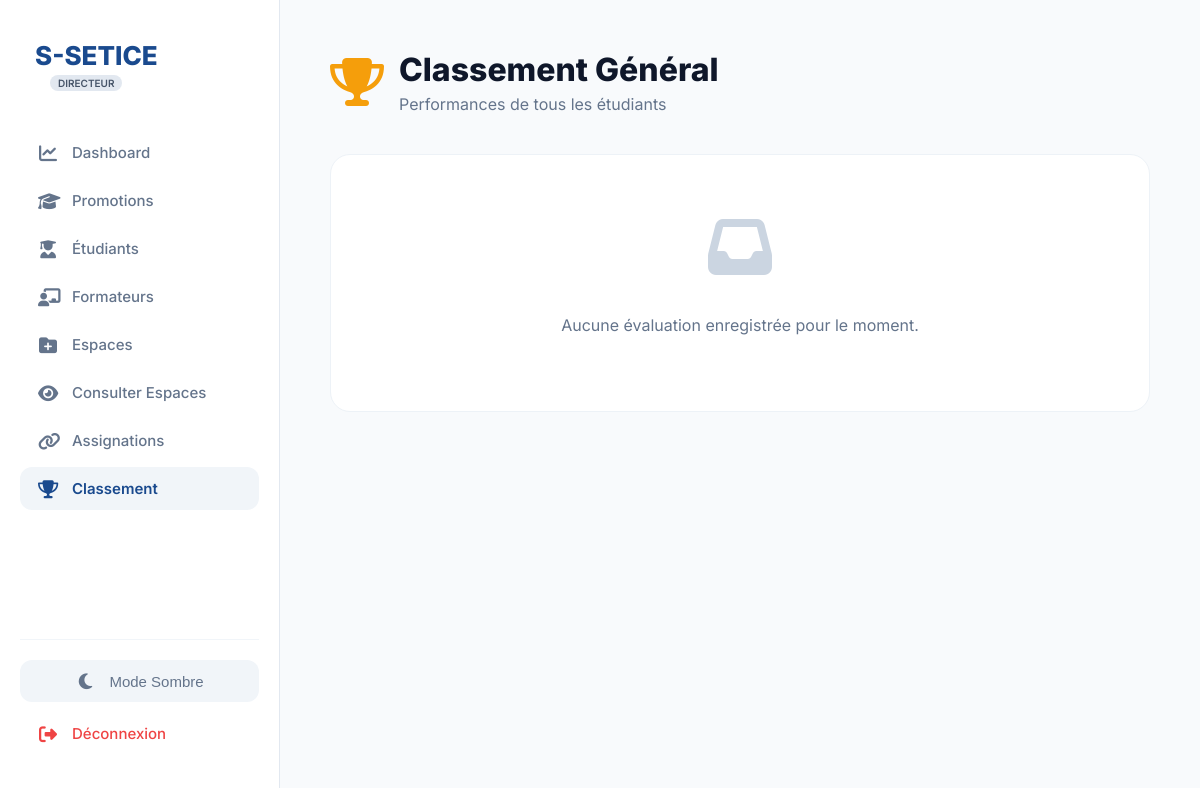
Before: /views/classement_general.php (signed in) with the older database file.
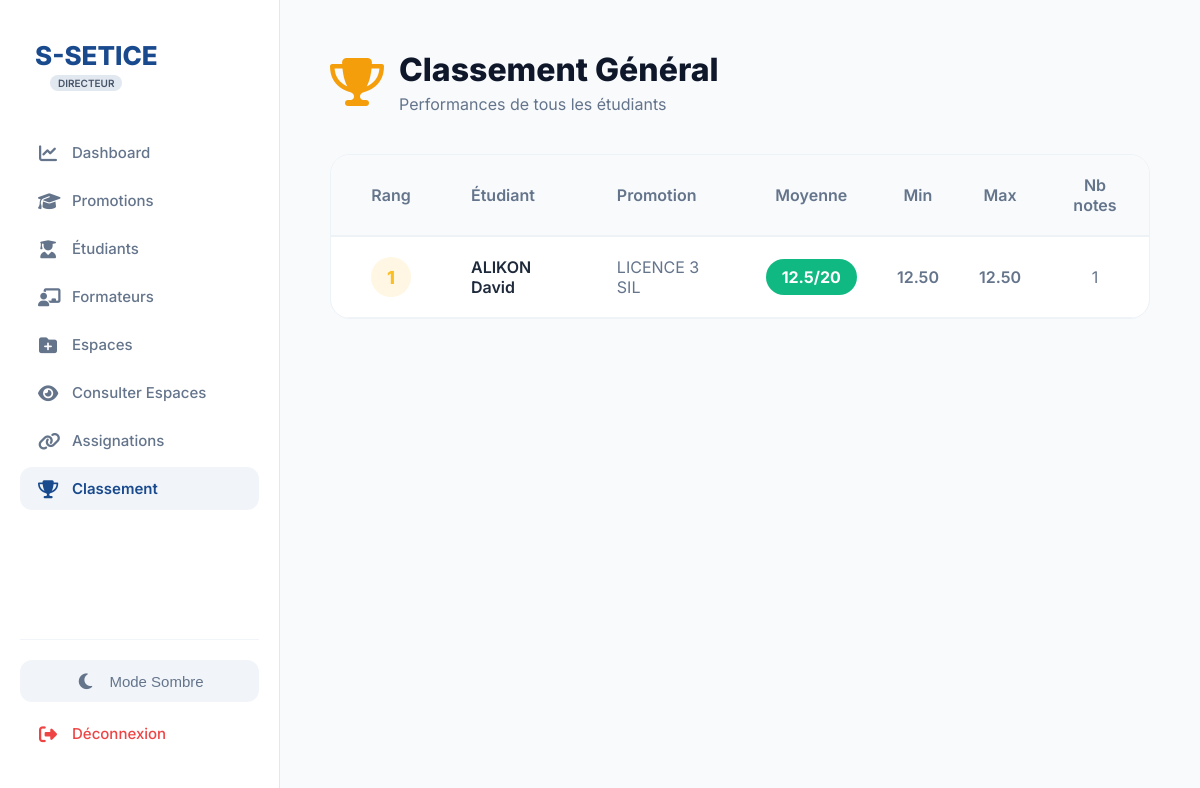
After: the same page with the newer database file.
### tables this page shows
CREATE TABLE IF NOT EXISTS `etudiants` (
  `id` int NOT NULL AUTO_INCREMENT,
  `nom` varchar(100) DEFAULT NULL,
  `prenom` varchar(100) DEFAULT NULL,
  `email` varchar(150) DEFAULT NULL,
  `id_promotion` int DEFAULT NULL,
  `id_utilisateur` int DEFAULT NULL,
  PRIMARY KEY (`id`),
  UNIQUE KEY `email` (`email`),
  KEY `id_promotion` (`id_promotion`),
  KEY `fk_user_student` (`id_utilisateur`)
);

CREATE TABLE IF NOT EXISTS `promotions` (
  `id` int NOT NULL AUTO_INCREMENT,
  `nom` varchar(100) DEFAULT NULL,
  `annee` varchar(10) DEFAULT NULL,
  PRIMARY KEY (`id`)
);

### views/classement_general.php (the view, shortened to what the changed rows need)
<?php
require_once('../config/db.php');
$stmt = $pdo->query("
    SELECT
        e.id,
        e.nom,
        e.prenom,
        p.nom as promo_nom,
        AVG(ev.note) as moyenne_generale,
        COUNT(DISTINCT ev.id) as nb_evaluations,
        MIN(ev.note) as note_min,
        MAX(ev.note) as note_max
    FROM etudiants e
    JOIN promotions p ON e.id_promotion = p.id
    LEFT JOIN assignations_travaux at ON e.id = at.id_etudiant
    LEFT JOIN rendus_travaux rt ON at.id = rt.id_assignation
    LEFT JOIN evaluations ev ON rt.id = ev.id_rendu
    GROUP BY e.id
    HAVING nb_evaluations > 0
    ORDER BY moyenne_generale DESC
");
$classement = $stmt->fetchAll();
?>
<!DOCTYPE html>
<html lang="fr">
<head>
    <link rel="stylesheet" href="https://cdnjs.cloudflare.com/ajax/libs/font-awesome/6.4.0/css/all.min.css">
</head>
<body style="margin:0; font-family:'Inter', sans-serif; background:#f8fafc;">
    <?php include('../includes/sidebar.php'); ?>
    <main style="margin-left: 280px; padding: 50px;">
        <div style="display: flex; align-items: center; gap: 15px; margin-bottom: 40px;">
            <div>
                <h1 style="font-weight: 800; color: #0f172a; margin: 0 0 5px 0;">Classement Général</h1>
            </div>
        </div>
        <?php if (empty($classement)): ?>
            <div style="background: white; padding: 60px; text-align: center; border-radius: 20px; border: 1px solid #edf2f7;">
                <i class="fas fa-inbox" style="font-size: 64px; color: #cbd5e1; margin-bottom: 20px;"></i>
                <p style="color: #64748b;">Aucune évaluation enregistrée pour le moment.</p>
            </div>
        <?php else: ?>
            <div style="background: white; border-radius: 20px; overflow: hidden; border: 1px solid #edf2f7;">
                <table style="width: 100%; border-collapse: collapse;">
                    <thead>
                        <tr style="background: #f8fafc; border-bottom: 2px solid #edf2f7;">
                            <th style="padding: 20px; text-align: center; color: #64748b; font-weight: 600; width: 80px;">Rang</th>
                            <th style="padding: 20px; text-align: left; color: #64748b; font-weight: 600;">Étudiant</th>
                            <th style="padding: 20px; text-align: left; color: #64748b; font-weight: 600;">Promotion</th>
                            <th style="padding: 20px; text-align: center; color: #64748b; font-weight: 600;">Moyenne</th>
                            <th style="padding: 20px; text-align: center; color: #64748b; font-weight: 600;">Min</th>
                            <th style="padding: 20px; text-align: center; color: #64748b; font-weight: 600;">Max</th>
                            <th style="padding: 20px; text-align: center; color: #64748b; font-weight: 600;">Nb notes</th>
                        </tr>
                    </thead>
                    <tbody>
                        <?php
                        $rang = 1;
                        foreach($classement as $etu):
                            $couleur_rang = $rang <= 3 ? '#fbbf24' : '#64748b';
                            $couleur_moyenne = $etu['moyenne_generale'] >= 10 ? '#10b981' : '#ef4444';
                        ?>
                        <tr style="border-bottom: 1px solid #f1f5f9;">
                            <td style="padding: 20px; text-align: center;">
                                <span style="display: inline-flex; align-items: center; justify-content: center; width: 40px; height: 40px; background: <?= $couleur_rang ?>20; color: <?= $couleur_rang ?>; border-radius: 50%; font-weight: 800; font-size: 18px;">
                                    <?= $rang ?>
                                </span>
                            </td>
                            <td style="padding: 20px; font-weight: 600; color: #1e293b;">
                                <?= htmlspecialchars($etu['nom']) ?> <?= htmlspecialchars($etu['prenom']) ?>
                            </td>
                            <td style="padding: 20px; color: #64748b;">
                                <?= htmlspecialchars($etu['promo_nom']) ?>
                            </td>
                            <td style="padding: 20px; text-align: center;">
                                <span style="background: <?= $couleur_moyenne ?>; color: white; padding: 8px 16px; border-radius: 20px; font-weight: 700; font-size: 16px;">
                                    <?= round($etu['moyenne_generale'], 2) ?>/20
                                </span>
                            </td>
                            <td style="padding: 20px; text-align: center; color: #64748b; font-weight: 600;">
                                <?= $etu['note_min'] ?>
                            </td>
                            <td style="padding: 20px; text-align: center; color: #64748b; font-weight: 600;">
                                <?= $etu['note_max'] ?>
                            </td>
                            <td style="padding: 20px; text-align: center; color: #64748b;">
                                <?= $etu['nb_evaluations'] ?>
                            </td>
                        </tr>
                        <?php
                        $rang++;
                        endforeach;
                        ?>
                    </tbody>
                </table>
            </div>
        <?php endif; ?>
    </main>
</body>
</html>

Changed rows visible on the page:
added etudiants: nom "ALIKON", prenom "David", id_promotion.nom "LICENCE 3 SIL", moyenne_generale "12.5", note_min "12.50", note_max "12.50", nb_evaluations "1"
Other visible differences:
text no longer shown: "Aucune évaluation enregistrée pour le moment."
text now shown: "Rang Étudiant Promotion Moyenne Min Max Nb notes"
